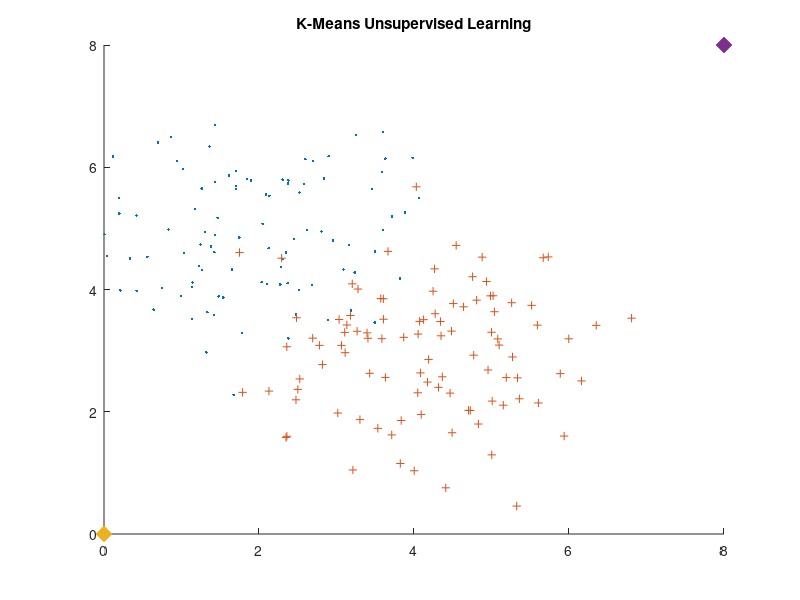
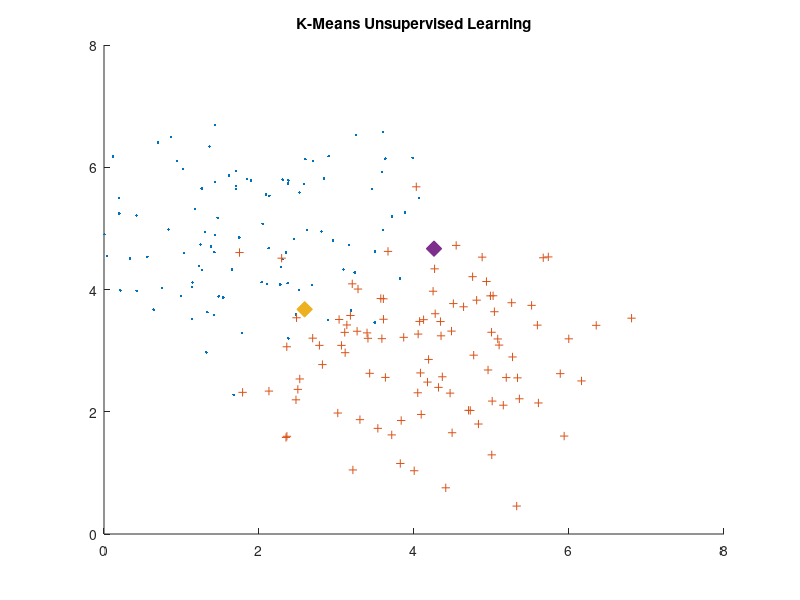
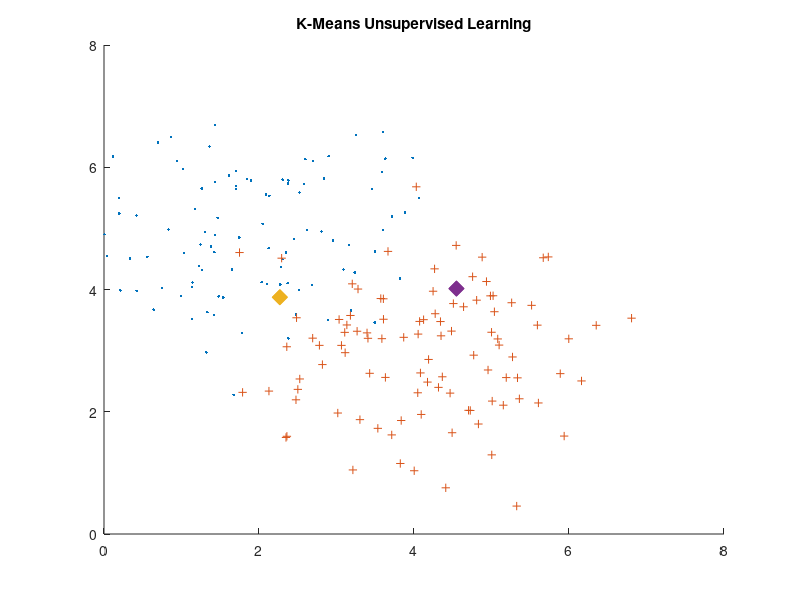
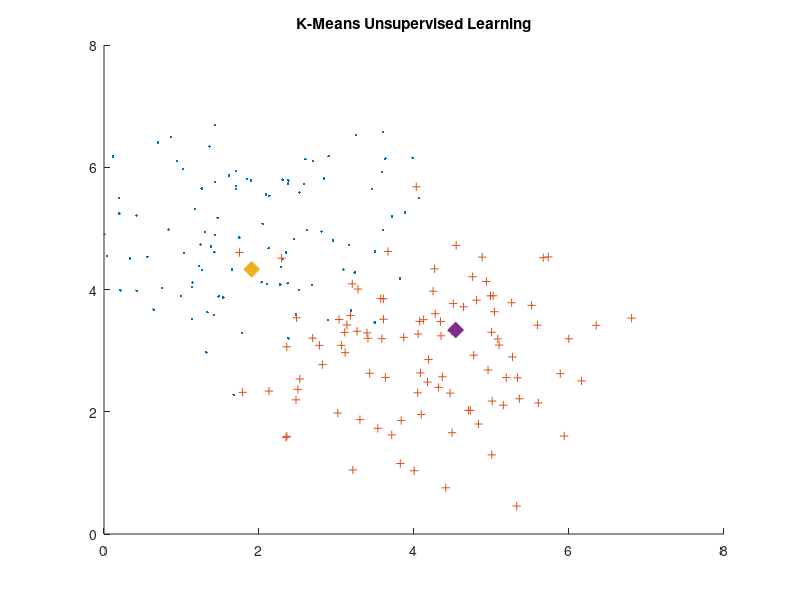

Here is the MATLAB script that generated these plots, in order:
clear all; clc;
X = mvnrnd([2 5], [1 1], 100); %OG data
Y = mvnrnd([4 3], [1 1], 100);

Z = vertcat(X,Y);

x = [0 00];
y = [8 8];
mus = [];
H = 10;
j = 0;
figure
hold on
plot(X(:,1),X(:,2),'.'); %plot
plot(Y(:,1),Y(:,2),'+');
title('K-Means Unsupervised Learning');
plot(x(:,1),x(:,2),'x','linewidth',8); %plot
plot(y(:,1),y(:,2),'x','linewidth',8);
axis([0 8 0 8]);
while(H > 1)
classx = [];
classy = [];
for i = 1:length(Z)
   distx = pdist2(x,Z(i,1:2));
   disty = pdist2(y,Z(i,1:2));
   if(distx < disty)
      classx = [classx;(Z(i,1:2))];
   else
      classy = [classy;(Z(i,1:2))];
   end
end
mus = [mus;x];
x = mean(classx);
y = mean(classy);
H = H -1;

figure
hold on
plot(X(:,1),X(:,2),'.'); %plot
plot(Y(:,1),Y(:,2),'+');
title('K-Means Unsupervised Learning');
plot(x(:,1),x(:,2),'x','linewidth',8); %plot
plot(y(:,1),y(:,2),'x','linewidth',8);
axis([0 8 0 8]);

end



hold off
